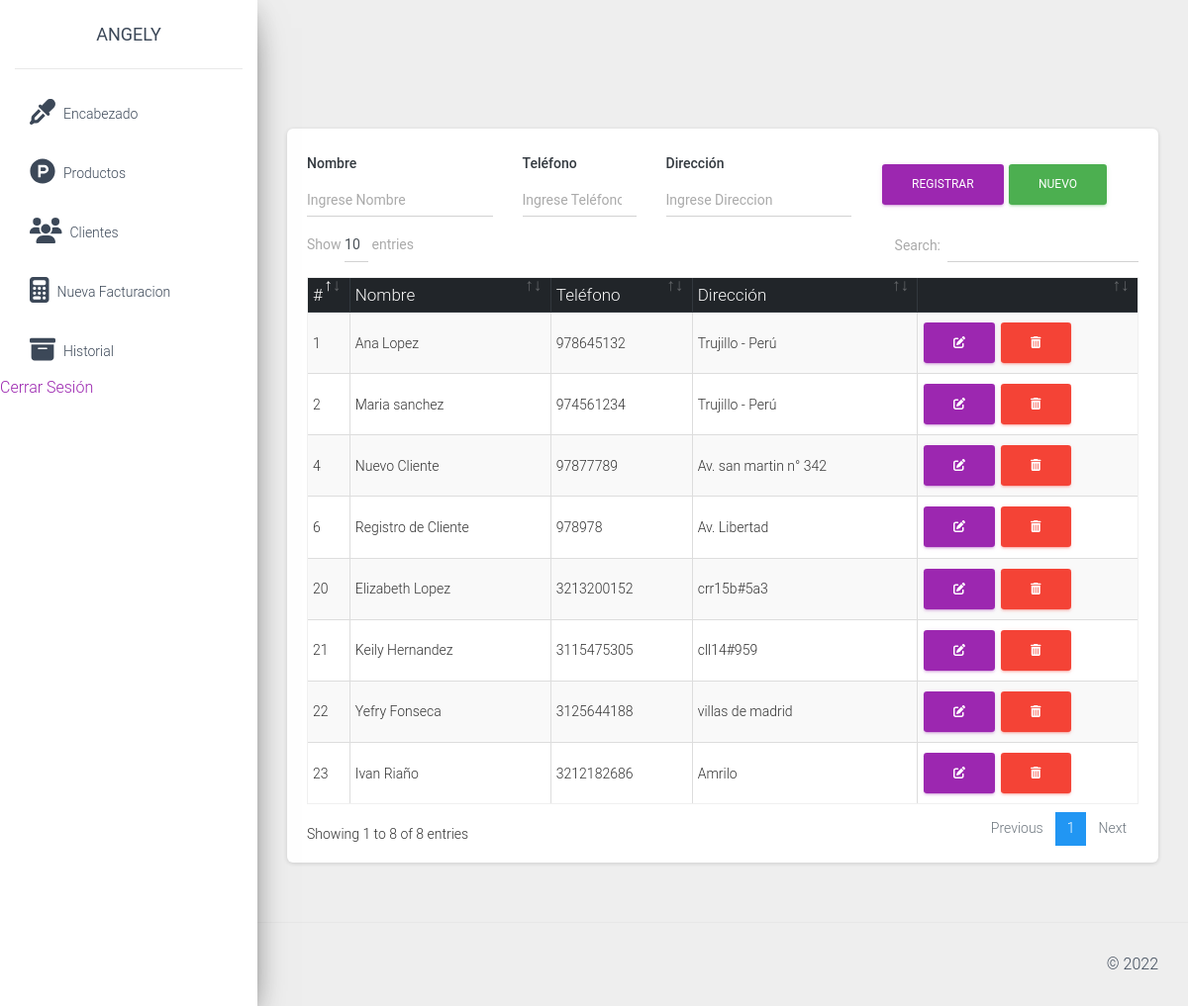
Page /src/clientes.php (signed in) on the earlier database version.
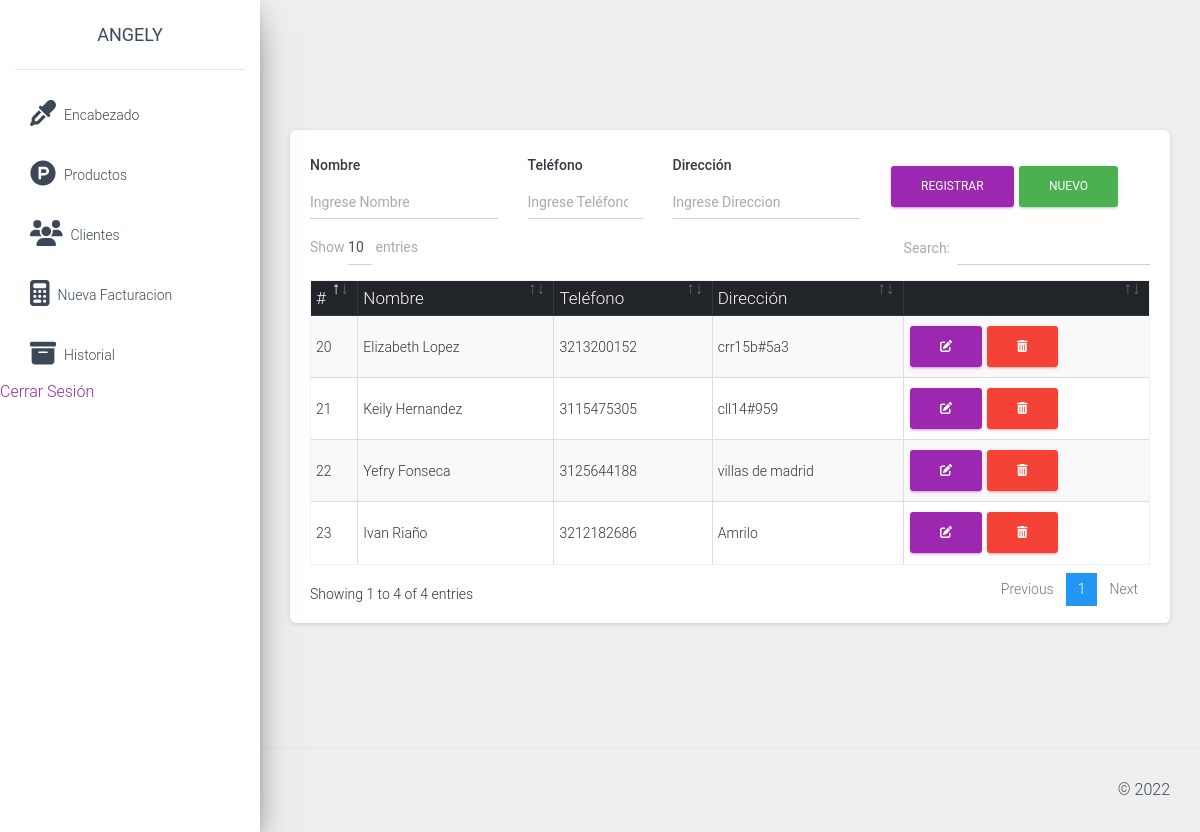
Same page on the later database version.
### tables this page shows
CREATE TABLE `cliente` (
  `idcliente` int(11) NOT NULL,
  `nombre` varchar(100) NOT NULL,
  `telefono` varchar(15) NOT NULL,
  `direccion` varchar(200) NOT NULL
);

### src/clientes.php (the view, shortened to what this page needs)
<?php
include_once "includes/header.php";
?>
<div class="card">
    <div class="card-body">
        <div class="row">
            <div class="col-md-12">
                <form action="" method="post" autocomplete="off" id="formulario">
                    <div class="row">
                        <div class="col-md-3">
                            <div class="form-group">
                                <label for="nombre" class="text-dark font-weight-bold">Nombre</label>
                                <input type="text" placeholder="Ingrese Nombre" name="nombre" id="nombre" class="form-control">
                            </div>
                        </div>
                        <div class="col-md-2">
                            <div class="form-group">
                                <label for="telefono" class="text-dark font-weight-bold">Teléfono</label>
                                <input type="number" placeholder="Ingrese Teléfono" name="telefono" id="telefono" class="form-control">
                            </div>
                        </div>
                        <div class="col-md-3">
                            <div class="form-group">
                                <label for="direccion" class="text-dark font-weight-bold">Dirección</label>
                                <input type="text" placeholder="Ingrese Direccion" name="direccion" id="direccion" class="form-control">
                            </div>
                        </div>
                        <div class="col-md-4 mt-3">
                            <input type="submit" value="Registrar" class="btn btn-primary" id="btnAccion">
                            <input type="button" value="Nuevo" class="btn btn-success" id="btnNuevo" onclick="limpiar()">
                        </div>
                    </div>
                </form>
            </div>
            <div class="col-md-12">
                <div class="table-responsive">
                    <table class="table table-striped table-bordered" id="tbl">
                        <thead class="thead-dark">
                            <tr>
                                <th>#</th>
                                <th>Nombre</th>
                                <th>Teléfono</th>
                                <th>Dirección</th>
                                <th></th>
                            </tr>
                        </thead>
                        <tbody>
                            <?php
                            include "../conexion.php";
                            $query = mysqli_query($conexion, "SELECT * FROM cliente");
                            $result = mysqli_num_rows($query);
                            if ($result > 0) {
                                while ($data = mysqli_fetch_assoc($query)) { ?>
                                    <tr>
                                        <td><?php echo $data['idcliente']; ?></td>
                                        <td><?php echo $data['nombre']; ?></td>
                                        <td><?php echo $data['telefono']; ?></td>
                                        <td><?php echo $data['direccion']; ?></td>
                                        <td>
                                            <a href="#" onclick="editarCliente(<?php echo $data['idcliente']; ?>)" class="btn btn-primary"><i class='fas fa-edit'></i></a>
                                            <form action="eliminar_cliente.php?id=<?php echo $data['idcliente']; ?>" method="post" class="confirmar d-inline">
                                                <button class="btn btn-danger" type="submit"><i class='fas fa-trash-alt'></i> </button>
                                            </form>
                                        </td>
                                    </tr>
                            <?php }
                            } ?>
                        </tbody>
                    </table>
                </div>
            </div>
        </div>
    </div>
</div>
<?php include_once "includes/footer.php"; ?>

### src/includes/header.php (shortened to what this page needs)
<!DOCTYPE html>
<html lang="en">
<head>
    <link href="../assets/css/material-dashboard.css" rel="stylesheet" />
    <link href="../assets/css/dataTables.bootstrap4.min.css" rel="stylesheet" />
    <link rel="stylesheet" href="../assets/js/jquery-ui/jquery-ui.min.css">
</head>
<body>
    <div class="wrapper ">
        <div class="sidebar" data-color="purple" data-background-color="light">
            <div class="logo"><a class="simple-text">
                    ANGELY
                </a></div>
            <div class="sidebar-wrapper">
                <ul class="nav">
                    <li class="nav-item">
                        <a class="nav-link d-flex" href="config.php">
                            <i class="fas fa-eye-dropper mr-2 fa-2x"></i>
                            <p> Encabezado</p>
                        </a>
                    </li>
                    <li class="nav-item">
                        <a class="nav-link d-flex" href="productos.php">
                            <i class="fab fa-product-hunt mr-2 fa-2x"></i>
                            <p> Productos</p>
                        </a>
                    </li>
                    <li class="nav-item">
                        <a class="nav-link d-flex" href="clientes.php">
                            <i class=" fas fa-users mr-2 fa-2x"></i>
                            <p> Clientes</p>
                        </a>
                    </li>
                    <li class="nav-item">
                        <a class="nav-link d-flex" href="index.php">
                            <i class="fas fa-calculator mr-2 fa-2x"></i>
                            <p> Nueva Facturacion</p>
                        </a>
                    </li>
                    <li class="nav-item">
                        <a class="nav-link d-flex" href="lista_ventas.php">
                            <i class="fas fa-archive mr-2 fa-2x"></i>
                            <p> Historial</p>
                        </a>
                    </li>
                    <div aria-labelledby="navbarDropdownProfile">
                                    <a href="salir.php">Cerrar Sesión</a>
                            </div>
                </ul>
            </div>
        </div>
        <div class="main-panel">
            <div class="content">
                <div class="container-fluid">

### src/includes/footer.php (shortened to what this page needs)
</div>
</div>
<footer class="footer">
    <div class="container-fluid">
        <div class="copyright float-right">
            &copy;
        </div>
    </div>
</footer>
</div>
</div>
</body>
</html>

Differences in the rows shown:
removed cliente: idcliente "1", nombre "Ana Lopez", telefono "978645132", direccion "Trujillo - Perú"
removed cliente: idcliente "2", nombre "Maria sanchez", telefono "974561234", direccion "Trujillo - Perú"
removed cliente: idcliente "4", nombre "Nuevo Cliente", telefono "97877789", direccion "Av. san martin n° 342"
removed cliente: idcliente "6", nombre "Registro de Cliente", telefono "978978", direccion "Av. Libertad"
Other differences:
text written by a page script: "Show entries Search: Showing 1 to 8 of 8 entries Previous 1 Next" → "Show entries Search: Showing 1 to 4 of 4 entries Previous 1 Next"
